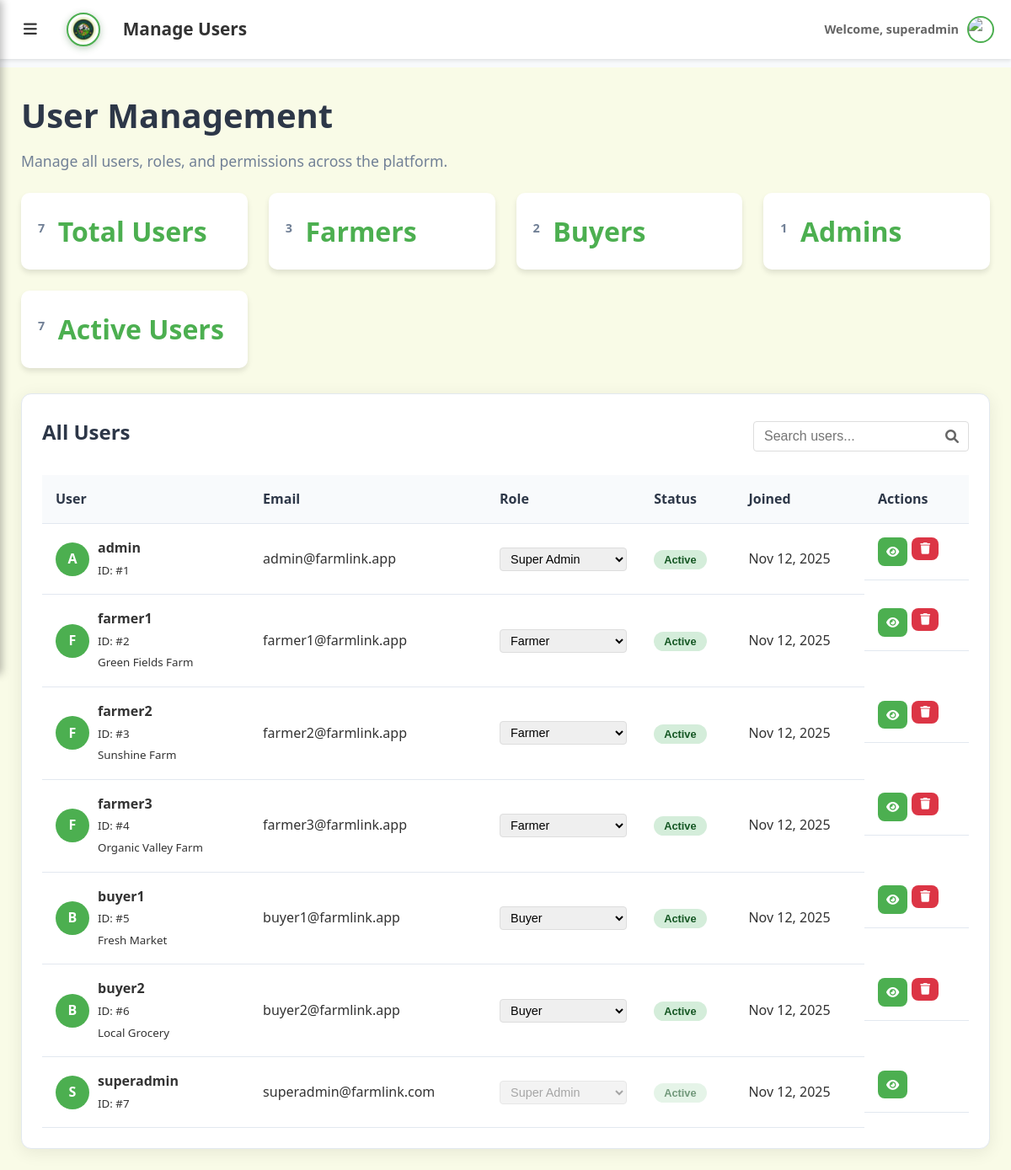
The page /pages/superadmin/manage-users.php (signed in) on the database its author committed.
### tables this page shows
CREATE TABLE IF NOT EXISTS users (
    id INT AUTO_INCREMENT PRIMARY KEY,
    username VARCHAR(50) UNIQUE NOT NULL,
    email VARCHAR(100) UNIQUE NOT NULL,
    password VARCHAR(255) NOT NULL,
    role ENUM('super_admin', 'farmer', 'buyer') NOT NULL,
    farm_name VARCHAR(100),
    location VARCHAR(100),
    company VARCHAR(100),
    profile_picture VARCHAR(255) DEFAULT NULL,
    
     
    phone_number VARCHAR(20) NULL,
    phone_verified BOOLEAN DEFAULT FALSE,
    email_verified BOOLEAN DEFAULT TRUE,
    latitude DECIMAL(10, 8) NULL,
    longitude DECIMAL(11, 8) NULL,
    city VARCHAR(100) NULL,
    province VARCHAR(100) NULL,
    postal_code VARCHAR(20) NULL,
    business_license VARCHAR(100) NULL,
    tax_id VARCHAR(50) NULL,
    average_rating DECIMAL(3,2) DEFAULT 0,
    total_reviews INT DEFAULT 0,
    is_verified BOOLEAN DEFAULT FALSE,
    last_active TIMESTAMP NULL,
    status ENUM('active', 'inactive', 'suspended') DEFAULT 'active',
    
    created_at TIMESTAMP DEFAULT CURRENT_TIMESTAMP,
    updated_at TIMESTAMP DEFAULT CURRENT_TIMESTAMP ON UPDATE CURRENT_TIMESTAMP,
    
    INDEX idx_email (email),
    INDEX idx_role (role),
    INDEX idx_location (latitude, longitude),
    INDEX idx_city (city, province)
);

### includes/session.php (called while the page is built, shortened)
<?php
class SessionManager {
    public static function isLoggedIn() {
        return isset($_SESSION['user']) && !empty($_SESSION['user']);
    }
    public static function getUser() {
        return self::isLoggedIn() ? $_SESSION['user'] : null;
    }
    public static function getUserRole() {
        $user = self::getUser();
        return $user ? $user['role'] : null;
    }
    public static function requireRole($role) {
        $userRole = self::getUserRole();
        if ($userRole === 'super_admin') {
            return self::getUser();
        }
        return self::getUser();
    }
}
?>

### includes/DatabaseHelper.php (called while the page is built, shortened)
<?php
class DatabaseHelper {
    public static function getAllUsers() {
        $pdo = getDBConnection();
        $stmt = $pdo->query("SELECT * FROM users ORDER BY created_at DESC");
        return $stmt->fetchAll(PDO::FETCH_ASSOC);
    }
}
?>

### pages/superadmin/manage-users.php (the view, shortened to what this page needs)
<?php
$basePath = dirname(dirname(__DIR__));
require $basePath . '/includes/session.php';
require $basePath . '/includes/DatabaseHelper.php';
$user = SessionManager::requireRole('superadmin');
$users = DatabaseHelper::getAllUsers();
$userStats = [
    'total' => count($users),
    'farmers' => count(array_filter($users, fn($u) => $u['role'] === 'farmer')),
    'buyers' => count(array_filter($users, fn($u) => $u['role'] === 'buyer')),
    'admins' => count(array_filter($users, fn($u) => in_array($u['role'], ['admin', 'super_admin']))),
    'active' => count(array_filter($users, fn($u) => ($u['status'] ?? 'active') === 'active'))
];
?>
<!DOCTYPE html>
<html lang="en">
<head>
    <link rel="stylesheet" href="/FARMLINK/style.css">
    <link rel="stylesheet" href="/FARMLINK/assets/css/superadmin.css">
    <link rel="stylesheet" href="/FARMLINK/assets/css/logout-confirmation.css">
    <link rel="stylesheet" href="/FARMLINK/assets/css/navigation.css">
    <link rel="stylesheet" href="https://cdnjs.cloudflare.com/ajax/libs/font-awesome/6.0.0/css/all.min.css">
</head>
<body data-page="manage-users">
    <nav>
        <div class="nav-left">
            <button class="menu-toggle" onclick="toggleSidebar()">
                <i class="fas fa-bars"></i>
            </button>
            <img src="/FARMLINK/assets/img/farmlink.png" alt="FARMLINK Logo" class="nav-logo">
            <span class="nav-title">Manage Users</span>
        </div>
        <div class="nav-right">
            <div class="user-menu">
                <span class="welcome">Welcome, <?= htmlspecialchars($user['username']) ?></span>
                <?php
                $profilePicPath = '';
                if (!empty($user['profile_picture'])) {
                    if (strpos($user['profile_picture'], '/FARMLINK/') === 0) {
                        $profilePicPath = $user['profile_picture'];
                    } elseif (strpos($user['profile_picture'], 'uploads/') === 0) {
                        $profilePicPath = '/FARMLINK/' . $user['profile_picture'];
                    } else {
                        $profilePicPath = '/FARMLINK/uploads/profiles/' . basename($user['profile_picture']);
                    }
                } else {
                    $profilePicPath = '/FARMLINK/assets/img/default-avatar.png';
                }
                ?>
                <img src="<?= $profilePicPath ?>" alt="Profile" class="avatar" onerror="this.src='/FARMLINK/assets/img/default-avatar.png'">
            </div>
        </div>
    </nav>
    <main class="main">
        <h1>User Management</h1>
        <p class="lead">Manage all users, roles, and permissions across the platform.</p>
        <div class="stats-grid">
            <div class="stat-card">
                <h3><?= $userStats['total'] ?></h3>
                <p>Total Users</p>
            </div>
            <div class="stat-card">
                <h3><?= $userStats['farmers'] ?></h3>
                <p>Farmers</p>
            </div>
            <div class="stat-card">
                <h3><?= $userStats['buyers'] ?></h3>
                <p>Buyers</p>
            </div>
            <div class="stat-card">
                <h3><?= $userStats['admins'] ?></h3>
                <p>Admins</p>
            </div>
            <div class="stat-card">
                <h3><?= $userStats['active'] ?></h3>
                <p>Active Users</p>
            </div>
        </div>
        <section class="card">
            <div class="card-header">
                <h3>All Users</h3>
                <div class="search-box">
                    <input type="text" id="userSearch" placeholder="Search users...">
                    <i class="fas fa-search"></i>
                </div>
            </div>
            <div class="table-container">
                <table id="usersTable">
                    <thead>
                        <tr>
                            <th>User</th>
                            <th>Email</th>
                            <th>Role</th>
                            <th>Status</th>
                            <th>Joined</th>
                            <th>Actions</th>
                        </tr>
                    </thead>
                    <tbody>
                        <?php foreach ($users as $userItem): ?>
                        <tr>
                            <td>
                                <div class="user-info">
                                    <?php
                                    $profilePicPath = '';
                                    ?>
                                    <?php if ($profilePicPath): ?>
                                        <img src="<?= $profilePicPath ?>" alt="Profile" class="user-thumb" onerror="this.style.display='none'; this.nextElementSibling.style.display='flex';">
                                        <div class="user-thumb-placeholder" style="display: none;">
                                            <?= strtoupper(substr($userItem['username'], 0, 1)) ?>
                                        </div>
                                    <?php else: ?>
                                        <div class="user-thumb-placeholder">
                                            <?= strtoupper(substr($userItem['username'], 0, 1)) ?>
                                        </div>
                                    <?php endif; ?>
                                    <div>
                                        <strong><?= htmlspecialchars($userItem['username']) ?></strong>
                                        <br><small>ID: #<?= $userItem['id'] ?></small>
                                        <?php if (isset($userItem['farm_name']) && $userItem['farm_name']): ?>
                                            <br><small><?= htmlspecialchars($userItem['farm_name']) ?></small>
                                        <?php endif; ?>
                                        <?php if (isset($userItem['company']) && $userItem['company']): ?>
                                            <br><small><?= htmlspecialchars($userItem['company']) ?></small>
                                        <?php endif; ?>
                                    </div>
                                </div>
                            </td>
                            <td><?= htmlspecialchars($userItem['email']) ?></td>
                            <td>
                                <form method="POST" class="role-form" style="display: inline;">
                                    <select name="new_role" class="role-select"
                                            onchange="if(confirm('Change user role?')) this.form.submit()"
                                            <?= $userItem['id'] === $user['id'] ? 'disabled' : '' ?>>
                                        <option value="super_admin" <?= $userItem['role'] === 'super_admin' ? 'selected' : '' ?>>Super Admin</option>
                                        <option value="farmer" <?= $userItem['role'] === 'farmer' ? 'selected' : '' ?>>Farmer</option>
                                        <option value="buyer" <?= $userItem['role'] === 'buyer' ? 'selected' : '' ?>>Buyer</option>
                                    </select>
                                </form>
                            </td>
                            <td>
                                <form method="POST" style="display: inline;">
                                    <button type="submit" class="status-badge <?= ($userItem['status'] ?? 'active') === 'active' ? 'active' : 'inactive' ?>"
                                            onclick="return confirm('Toggle user status?')"
                                            <?= $userItem['id'] === $user['id'] ? 'disabled' : '' ?>>
                                        <?= ucfirst($userItem['status'] ?? 'active') ?>
                                    </button>
                                </form>
                            </td>
                            <td><?= date('M j, Y', strtotime($userItem['created_at'])) ?></td>
                            <td class="actions">
                                <a href="user-details.php?id=<?= $userItem['id'] ?>" class="btn btn-sm" title="View Details">
                                    <i class="fas fa-eye"></i>
                                </a>
                                <?php if ($userItem['id'] !== $user['id']): ?>
                                <form method="POST" style="display: inline;"
                                      onsubmit="return confirm('Delete this user? This cannot be undone.')">
                                    <button type="submit" class="btn btn-sm btn-danger" title="Delete">
                                        <i class="fas fa-trash"></i>
                                    </button>
                                </form>
                                <?php endif; ?>
                            </td>
                        </tr>
                        <?php endforeach; ?>
                    </tbody>
                </table>
            </div>
        </section>
    </main>
</body>
</html>

### style.css (style rules this page uses)
* { margin: 0; padding: 0; box-sizing: border-box; }
:root { --primary: #1B5E20; --primary-light: #2E7D32; --primary-dark: #0D4E14; --accent: #1abc9c; --accent-dark: #16a085; --success: #27ae60; --warning: #e67e22; --danger: #e74c3c; --info: #2E7D32; --bg: #f8fafc; --card: #ffffff; --text: #2d3748; --text-muted: #718096; --border: #e2e8f0; --muted: #a0aec0; --sidebar: #1B5E20; --sidebar-hover: #2E7D32; --sidebar-active: #0D4E14; }
html, body { height: 100%; font-family: 'Segoe UI', 'Roboto', 'Helvetica Neue', Arial, sans-serif; background: var(--bg); color: var(--text); line-height: 1.6; }
h1, h2, h3, h4, h5, h6 { font-weight: 700; margin-bottom: 0.5rem; color: var(--text); }
h1 { font-size: 2.5rem; }
h3 { font-size: 1.5rem; }
p.lead { color: var(--text-muted); font-size: 1.1rem; margin-bottom: 1.5rem; }
nav, .navbar { position: fixed; top: 0; left: 0; right: 0; background: var(--primary); color: #ffffff; padding: 1rem 1.5rem; display: flex; align-items: center; justify-content: space-between; z-index: 100; box-shadow: 0 2px 10px rgba(0, 0, 0, 0.1); height: 70px; }
nav .nav-left { display: flex; align-items: center; gap: 12px; height: 100%; }
nav .nav-logo, nav .logo, .logo { width: 50px; height: 50px; object-fit: contain; border-radius: 50%; border: 2px solid #1B5E20; padding: 3px; background-color: white; box-shadow: 0 2px 8px rgba(27, 94, 32, 0.3); transition: all 0.3s ease; }
.main { margin-top: 70px; margin-left: 250px; padding: 2rem; min-height: calc(100vh - 70px); animation: fadeIn 0.35s ease; }
.card { background: var(--card); border-radius: 12px; padding: 1.5rem; box-shadow: 0 4px 20px rgba(0, 0, 0, 0.08); transition: all 0.3s ease; border: 1px solid var(--border); }
.stat-card { text-align: center; padding: 1.5rem; }
.stat-card h3 { font-size: 0.9rem; color: var(--text-muted); margin-bottom: 0.5rem; text-transform: uppercase; letter-spacing: 0.5px; }
.stat-card p { font-size: 2rem; font-weight: 700; color: var(--primary); margin: 0; }
input, textarea, select { width: 100%; padding: 0.75rem 1rem; margin: 0.5rem 0; border: 2px solid var(--border); border-radius: 8px; outline: none; transition: all 0.3s ease; font-size: 1rem; }
table { width: 100%; border-collapse: collapse; }
thead { background: var(--bg); }
th, td { padding: 1rem; border-bottom: 1px solid var(--border); text-align: left; }
th { font-weight: 600; color: var(--text); background: var(--bg); }
.btn, button { padding: 0.75rem 1.5rem; border: none; border-radius: 8px; background: var(--primary); color: #ffffff; cursor: pointer; font-weight: 600; font-size: 1rem; transition: all 0.3s ease; display: inline-block; text-align: center; }
.btn-danger { background: var(--danger); }

### assets/css/navigation.css (style rules this page uses)
.menu-toggle { background: none; border: none; font-size: 18px; color: #333; cursor: pointer; padding: 8px; margin-right: 15px; border-radius: 4px; transition: background-color 0.2s; }
.nav-logo { height: 40px !important; width: 40px !important; margin-right: 15px; border-radius: 50% !important; object-fit: cover !important; display: block !important; flex-shrink: 0; border: 2px solid #4CAF50 !important; background: white !important; overflow: hidden !important; }
.nav-left { display: flex; align-items: center; flex-shrink: 0; gap: 12px; }
.nav-title { font-size: 1.3em; font-weight: 600; color: #333; margin: 0; white-space: nowrap; }
nav { background: white; padding: 12px 20px; box-shadow: 0 2px 4px rgba(0,0,0,0.1); display: flex; justify-content: space-between; align-items: center; position: fixed; top: 0; left: 0; right: 0; z-index: 1040; min-height: 60px; transition: padding-left 0.3s ease; }
nav span { font-size: 1.2em; font-weight: 600; color: #333; }
.nav-right { display: flex; align-items: center; gap: 15px; flex-shrink: 0; }
.user-menu { display: flex; align-items: center; gap: 10px; }
.welcome { color: #666; font-size: 0.9em; }
.avatar { width: 32px; height: 32px; border-radius: 50%; object-fit: cover; border: 2px solid #4CAF50; }
@media (min-width: 769px) { .menu-toggle { display: block; } }

### rows shown on the page
users: username "superadmin", id "7", email_verified "1", username "S", email "superadmin@farmlink.com", new_role "Super Admin", status "Active", created_at "Nov 12, 2025"
users: username "A", username "admin", id "1", email "admin@farmlink.app", new_role "Super Admin", status "Active", created_at "Nov 12, 2025"
users: username "F", username "farmer1", id "2", farm_name "Green Fields Farm", email "farmer1@farmlink.app", new_role "Farmer", status "Active", created_at "Nov 12, 2025"
users: username "F", username "farmer2", id "3", farm_name "Sunshine Farm", email "farmer2@farmlink.app", new_role "Farmer", status "Active", created_at "Nov 12, 2025"
users: username "F", username "farmer3", id "4", farm_name "Organic Valley Farm", email "farmer3@farmlink.app", new_role "Farmer", status "Active", created_at "Nov 12, 2025"
users: username "B", username "buyer1", id "5", company "Fresh Market", email "buyer1@farmlink.app", new_role "Buyer", status "Active", created_at "Nov 12, 2025"
users: username "B", username "buyer2", id "6", company "Local Grocery", email "buyer2@farmlink.app", new_role "Buyer", status "Active", created_at "Nov 12, 2025"

### other values the page prints
$userStats['farmers'] "3"
$userStats['buyers'] "2"
